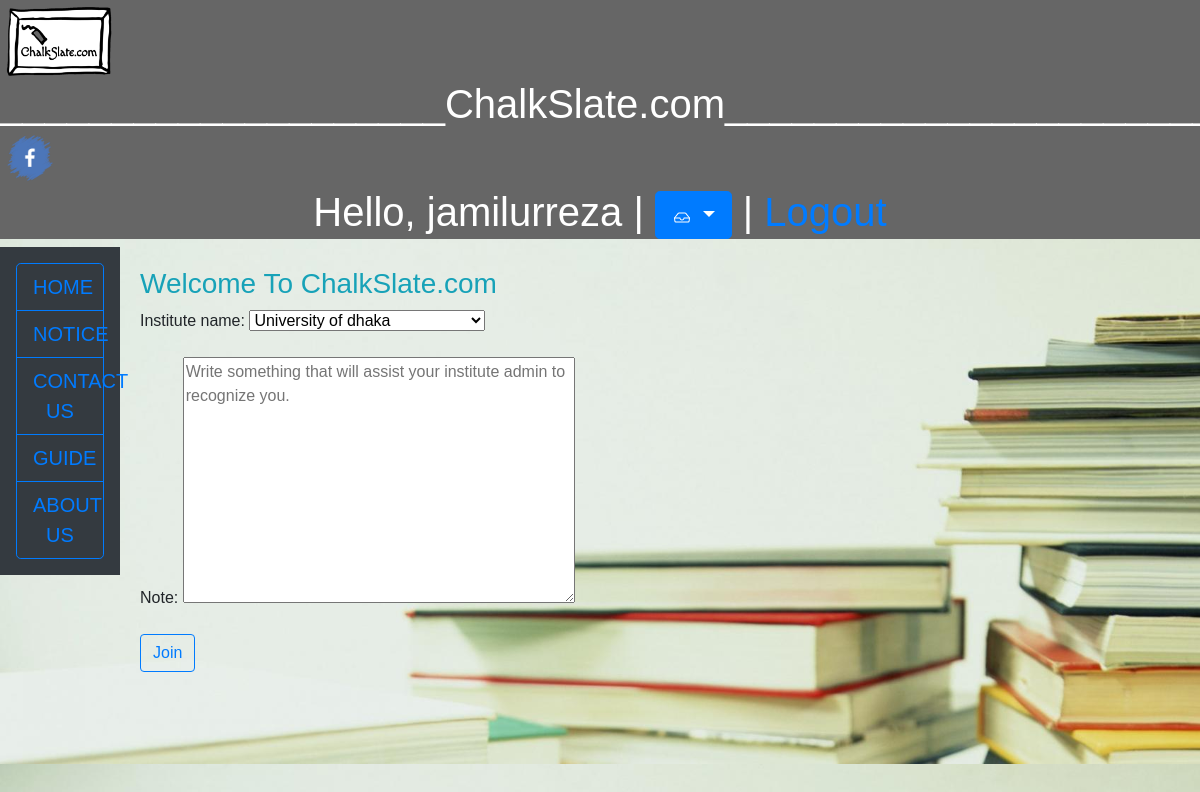
Page /chalkslate/join_institute/ (signed in) on the committed database.
### management/models.py (models this page shows, shortened)
class ChalkSlateUser(AbstractBaseUser):
    email = models.EmailField(verbose_name='email', unique=True, max_length=60)
    username = models.CharField(max_length=60, unique=True)
    date_joined = models.DateField(verbose_name='date joined', auto_now_add=True)
    last_login = models.DateField(verbose_name='last login', auto_now=True)
    is_admin = models.BooleanField(default=False)
    is_active = models.BooleanField(default=True)
    is_staff = models.BooleanField(default=False)
    is_superuser = models.BooleanField(default=False)
    first_name = models.CharField(max_length=60, verbose_name='first name')
    last_name = models.CharField(max_length=60, verbose_name='last name')
    has_institute = models.BooleanField(default=False)
    USERNAME_FIELD = 'email'
    REQUIRED_FIELDS = ['username',]
    objects = MyAccountManager()
    AUTHORITY = 1
    INSTITUTE = 2
    STUDENT = 3
    TUTOR = 4
    USER_TYPE_CHOICES = (
        (AUTHORITY, 'Authority (superuser or admin)'),
        (INSTITUTE, 'ChalkSlateAdmin'),
        (STUDENT, 'Student'),
        (TUTOR, 'Tutor'),
    )
    user_type = models.PositiveSmallIntegerField(choices=USER_TYPE_CHOICES, null=True, blank=True)

class ChalkSlateAdmin(models.Model):
    chalkslate_user = models.OneToOneField(ChalkSlateUser, on_delete=models.CASCADE, null=True)
    institute_name = models.CharField(verbose_name='institute name', max_length=100, unique=True)
    institute_details = models.CharField(verbose_name='institute details', max_length=100)

### management/views.py (the view)
# urls.py: path('join_institute/', views.join_institute, name='join_institute'),
def join_institute(request):
    context = {}
    join_institute_form = JoinInstituteForm()
    context['join_institute_form'] = join_institute_form
    return render(request, 'management/join_institute.html', context)

### management/forms.py
class JoinInstituteForm(forms.Form):
    institute_name = forms.ChoiceField(choices=get_all_institutes())
    note = forms.CharField(label='Note',
                           widget=forms.Textarea(attrs={
                               'placeholder' : 'Write something that will assist your institute admin to recognize you.',
                           }
                           ),
                           max_length=100)
    def __init__(self, *args, **kwargs):
        super(JoinInstituteForm, self).__init__(*args, **kwargs)
        self.fields['institute_name'] = forms.ChoiceField(choices=get_all_institutes())

### management/forms.py (called while the page is built)
def get_all_institutes():
    chalkslate_admin_list = ChalkSlateAdmin.objects.all()
    return [(chalkslate_admin.institute_name, chalkslate_admin.institute_name) for chalkslate_admin in
            chalkslate_admin_list]

### management/templates/management/join_institute.html (shortened to what this page needs)
{% extends 'base.html' %}
{% block override_0 %}
  <form action="" method="post" enctype="multipart/form-data">
      {% for field in join_institute_form %}
        <p>
            {{ field.label_tag }}
            {{ field }}
        </p>
      {% endfor %}
      <button class="btn btn-outline-primary" type="submit">Join</button>
  </form>
<br>
<br>
<br>
{% endblock %}

### management/templates/base.html (shortened to what this page needs)
<!DOCTYPE html>
<html lang="en">
<link rel="stylesheet" href="https://stackpath.bootstrapcdn.com/bootstrap/4.4.1/css/bootstrap.min.css">
{% load static %}
<link rel="stylesheet" type="text/css" href="{% static 'management/enter-style2.css' %}">
<head>
</head>
<body>
  <header>
    <h1>
        <a href="/chalkslate/home"><img style="width: 120px; height: 80px;" alt="logo" src="{% static 'management/images/logo.gif' %}"/> </a>
        ____________________ChalkSlate.com______________________
        <a href="/admin" target="blank"><img style="width: 60px; height: 60px;" alt="fb" src="{% static 'management/images/fb.png' %}"/> </a>
        <center>
        {% if request.user.is_authenticated %}
                Hello, {{ request.user.username }} |
                <span class="dropdown">
                    <a class="btn btn-lg btn-primary dropdown-toggle" href="#" role="button" data-toggle="dropdown" aria-haspopup="true" aria-expanded="false">
                    </a>
                </span> |
                <a href="{% url 'logout' %}">Logout</a>
        {% else %}
             <a href="{% url 'register' %}">Register</a> | <a href="{% url 'login' %}">Login</a>
        {% endif %}
        </center>
    </h1>
  </header>
  <section>
      <nav class="btn-group-lg btn-group-vertical text-center p-3 mb-2 bg-dark text-white" role="group" aria-label="Basic example">
          <a class="btn btn-outline-primary" href="{% url 'home_page' %}" role="button">HOME</a>
          <a class="btn btn-outline-primary" href="{% url 'notice_board' %}" role="button">NOTICE</a>
          <a class="btn btn-outline-primary" href="{% url 'contact_us' %}" role="button">CONTACT US</a>
          <a class="btn btn-outline-primary" href="{% url 'guide' %}" role="button">GUIDE</a>
          <a class="btn btn-outline-primary" href="{% url 'about_us' %}" role="button">ABOUT US</a>
      </nav>
    <article >
      <h3 class="text-info"> Welcome To ChalkSlate.com </h3>
      {% block override_0 %}
      {% endblock %}
    </article>
  </section>
</body>
</html>

### management/static/management/enter-style2.css (style rules this page uses)
body { background: white url("images/b.jpg"); background-size: cover; }
* { box-sizing: border-box; }
body { font-family: Arial, Helvetica, sans-serif; }
header { background-color: #666; padding: 0px; text-align: left; font-size: 20px; color: white; }
nav { float: left; width: 10%; padding: 5px; }
article { float: left; padding: 20px; width: 90%; }
section:after { content: ""; display: table; clear: both; }

### rows in the picture
ChalkSlateUser: user.username "jamilurreza"
ChalkSlateAdmin: join_institute_form "University of dhaka"

### other values in the picture
{{ field.label_tag }} "Institute name:" "Note:"
